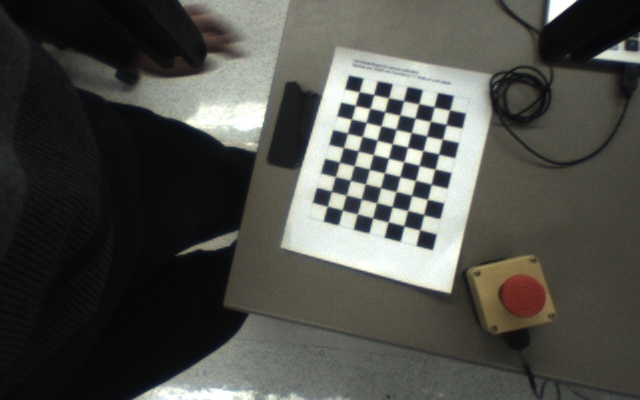
#> input picture test_cv/baxter_left_hand_camera_image.jpg, 640 x 400 px; its folder holds 3 pictures in this run
$ python detect_chessboard.py   (Python 2 division)   (older library calls are emulated)
#> lines starting #> are read from the running program, lines starting #| are printed output that depends on the picture
### test_cv/ourlib_cv.py


import numpy as np
import cv2
criteria = (cv2.TERM_CRITERIA_EPS + cv2.TERM_CRITERIA_MAX_ITER + cv2.CALIB_CB_FAST_CHECK, 30, 0.001) # termination criteria
import glob
import sympy as sp

import sys, os
PROJECT_PATH=os.path.join(os.path.dirname(__file__))+ "/../"

# [5 lines of commented-out code are left out]
from baxter_camera_config_lib import BaxterCamera_Head, BaxterCamera_LeftHand, BaxterCamera_RightHand
from ourlib_transformations import form_T, get_Rp_from_T
import ourlib_transformations as trans

def choose_baxter_camera(STR_CAMERA_TYPE):
    if STR_CAMERA_TYPE=="Head":
        camera=BaxterCamera_Head()
    elif STR_CAMERA_TYPE=="Left":
        camera=BaxterCamera_LeftHand()
    elif STR_CAMERA_TYPE=="Right":
        camera=BaxterCamera_RightHand()
    else:
        print("Wrong camera type")
        assert(0)
    return camera

class ChessboardLocator(object):
    # Detect chessboard in image, and then calculate it's coords in self.CAMERA's coords.
    # You should set:
    #       * folder where image/images are stored
    #       * which baxter self.CAMERA to use (because we need self.CAMERA info)
    #       * length of the squares in the chessboard
    # then, this script will save the resultant images, with all notations added.
    def __init__(self,
            STR_CAMERA_TYPE="Left",
            SQUARE_SIZE=0.015, # needs to measure by a ruler
        ):
        self.CAMERA=choose_baxter_camera(STR_CAMERA_TYPE)

        # Set length of the squares in the chessboard
        self.SQUARE_SIZE = SQUARE_SIZE

        # Chessboard squares number
        self.CHECKER_ROWS = 5
        self.CHECKER_COLS = 6
        # self.CHECKER_ROWS = 7
        # self.CHECKER_COLS = 9

    # Points coodinate in the chessboard frame
    # (whose technique term is "object points". Opposite to "image points")
    def create_object_points(self, square_size=None):
        square_size = self.square_size if square_size is None else square_size
        objpoint = np.zeros((self.CHECKER_COLS*self.CHECKER_ROWS, 3), np.float32)
        objpoint[:, :2] = np.mgrid[0:self.CHECKER_ROWS, 0:self.CHECKER_COLS].T.reshape(-1, 2)*square_size
        return objpoint

    def locate_chessboard(self, img,
            SHOW=False, SHOW_TIME_MS=5, SAVE=False, PRINT=True,
            OUTPUT_FOLDER = "/",
            OUTPUT_IMAGE_FILENAME="image_from_ChessboardLocator.jpg",
        ):
        # check input
        OUTPUT_IMAGE_FILENAME="res_"+OUTPUT_IMAGE_FILENAME.split("/")[-1]

        # image rgb to gray
        gray = cv2.cvtColor(img, cv2.COLOR_BGR2GRAY)

        # Find the chess board corners
        flag_find_chessboard, corners = cv2.findChessboardCorners(
            gray, (self.CHECKER_ROWS, self.CHECKER_COLS), None)

        # Coordinate values of corners in chessboard frame
        objpoint=self.create_object_points(square_size=self.SQUARE_SIZE)

        # If found, add object points, image points (after refining them)
        if flag_find_chessboard == True:
            if PRINT:
                print("chessboard found, file = {}.".format(OUTPUT_IMAGE_FILENAME))

            # corners pos in image
            refined_corners = cv2.cornerSubPix(
                gray, corners, (11, 11), (-1, -1), criteria)  # refine position

            # solve PnP: transformation of chessboard wrt self.CAMERA
            objpoint = objpoint
            imgpoint = refined_corners
            # print "\n\nobject",object
            # print "imgpoint",imgpoint
            camera_intrinsics = self.CAMERA.intrinsic_matrix
            distortion_coeffs = self.CAMERA.distortion

            # note: or use cv2.solvePnP (same input; one less output of "inliers")
            err_value, R_vec, p, inliers = cv2.solvePnPRansac(
                objpoint, imgpoint, camera_intrinsics, distortion_coeffs)
            R, _ = cv2.Rodrigues(R_vec)

            # [4 lines of commented-out code are left out]

            if True or PRINT:
                print("chessboard position in camera frame is:")
                print "  R_vec={:.2f},{:.2f},{:.2f}\n  p={:.2f},{:.2f},{:.2f}".format(
                    R_vec[0,0],R_vec[1,0],R_vec[2,0], p[0,0], p[1,0], p[2,0]
                )

            # Draw chessboard
            img = cv2.drawChessboardCorners(
                img, (self.CHECKER_ROWS, self.CHECKER_COLS), imgpoint, flag_find_chessboard
            )
            # Add text
            font = cv2.FONT_HERSHEY_SIMPLEX
            sss = ["chessboard pose wrt to camera","x=", "y=", "z="]
            for i in range(-1,3):
                if i!=-1:
                    s = "{:.2f}".format(p[i, 0])
                else:
                    s=""
                TEST_ROWS = 50+i*30
                TEST_COLS = 50
                img = cv2.putText(
                    img, sss[i+1]+s, (TEST_COLS, TEST_ROWS), font, 0.7, (0, 0, 255), 2, cv2.LINE_AA)

            # show
            if SHOW:
                cv2.imshow('img', img)
            if SAVE:
                # save file
                OUTPUT_INDEX=1
                OUTPUT_INDEX_STR = "{:04d}".format(OUTPUT_INDEX)
                cv2.imwrite(PROJECT_PATH+OUTPUT_FOLDER+OUTPUT_IMAGE_FILENAME +
                            "_" + OUTPUT_INDEX_STR + '.png', img)
            img_for_display = img
        else: # flag_find_chessboard == False
            if PRINT:
                print("chessboard not found, img = {}.".format(OUTPUT_IMAGE_FILENAME))
            if SHOW:
                cv2.imshow('img', img)
            R = None
            p = None
            img_for_display = img

        if SHOW:
            cv2.waitKey(int(SHOW_TIME_MS))
            cv2.destroyAllWindows()

        return flag_find_chessboard, R, p, img_for_display

class Object3DPoseLocator(object):
    # After we know
    #   1. where the table is wrt camera,
    #   2. object is on the table
    #   3. object's pixel in the image
    # We know the object's position wrt camera

    # [107 lines left out: functions __init__, locate_object, _test, not called in this run]

class myTrackbar(object):

    # [8 lines left out: function __init__, not called in this run]

    def nothing(self, x):
        return

    # [67 lines left out: functions create_bar, set_bar, get_trackbar_values_LB_UB, find_object, not called in this run]

def find_object2(img): # This is the more advanced method

    None

### test_cv/baxter_camera_config_lib.py
import numpy as np

# transformations
# [10 lines left out: functions form_T, get_Rp_from_T, not called in this run]


# Baxter's camera
# reference:
# http://docs.ros.org/melodic/api/sensor_msgs/html/msg/CameraInfo.html

class BaxterCamera_Head(object):
    # [23 lines left out: function __init__, not called in this run]

class BaxterCamera_LeftHand(object):
    def __init__(self):
        # height: 400
        # width: 640
        # distortion_model: "plumb_bob"
        # D: [0.02909140543965944, -0.08374659479659467, -0.0010871751762388689, 0.002550696113092468, 0.03253240050176302]
        # K: [403.1498765559809, 0.0, 651.3100088479307, 0.0, 403.9409358133219, 405.82095914289783, 0.0, 0.0, 1.0]
        # R: [1.0, 0.0, 0.0, 0.0, 1.0, 0.0, 0.0, 0.0, 1.0]
        # P: [403.1498765559809, 0.0, 331.3100088479307, 0.0, 0.0, 403.9409358133219, 205.82095914289783, 0.0, 0.0, 0.0, 1.0, 0.0]

        self.height=400
        self.width=640

        BAXTER_ON_THE_RIGHT=False
        if BAXTER_ON_THE_RIGHT:
            # ----------------------- The baxter on the right -----------------
            self.distortion=[0.02909140543965944,-0.08374659479659467, -0.0010871751762388689, 0.002550696113092468, 0.03253240050176302]
            self.distortion=np.array(self.distortion)

            self.intrinsic_matrix_array_form=[403.1498765559809, 0.0, 651.3100088479307/2,
                    0.0, 403.9409358133219, 405.82095914289783/2,
                    0.0, 0.0, 1.0]
            self.intrinsic_matrix=np.reshape(self.intrinsic_matrix_array_form, (3,3))
        else:
            # ----------------------- The baxter on the left -----------------
            self.distortion=[0.0184964633113, -0.0560618936713, 0.000269508536766, 0.000436460185745, 0.0147597067544]
            self.distortion=np.array(self.distortion)

            self.intrinsic_matrix_array_form= [405.329601488, 0.0, 656.494624497, 0.0, 405.329601488, 425.656789027, 0.0, 0.0, 1.0]
            self.intrinsic_matrix=np.reshape(self.intrinsic_matrix_array_form, (3,3))


"""
not implemented
"""
class BaxterCamera_RightHand(object):
    def __init__(self):
        pass
        # height: 400
        # width: 640
        # distortion_model: "plumb_bob"
        # D: [0.02909140543965944, -0.08374659479659467, -0.001087175176238868

### test_cv/detect_chessboard.py
#!/usr/bin/env python2
# -*- coding: utf-8 -*-

import numpy as np
import cv2
criteria = (cv2.TERM_CRITERIA_EPS + cv2.TERM_CRITERIA_MAX_ITER, 30, 0.001) # termination criteria
import glob

import sys, os
PROJECT_PATH=os.path.join(os.path.dirname(__file__))+ "/../"

# INCLUDE_PATHS=["config",]
# for i in range(len(INCLUDE_PATHS)):
#     sys.path.append(PROJECT_PATH+INCLUDE_PATHS[0])

# ------------------------------------------------------------------------------------

from ourlib_cv import ChessboardLocator, Object3DPoseLocator
OUTPUT_FOLDER="images_results/"
TEST_MULTIPLE_IMAGES=False

def get_all_image_filenames(idx_folder):
    str_folders = [
        "images_baxter_head",
        "images_baxter_left_hand",
        "test_cv",
    ]
    str_folder = str_folders[idx_folder]
    return glob.glob("./"+str_folder+"/*.jpg")

def get_single_filename(image_foldername, image_filename):
    return [PROJECT_PATH+image_foldername+"/"+image_filename,]

def set_images_to_read():
    if TEST_MULTIPLE_IMAGES==True: # input all images under a folder
        images=get_all_image_filenames(idx_folder=1)
    else:
        image_filename='baxter_left_hand_camera_image.jpg'
        image_foldername = "test_cv"
        images=get_single_filename(image_foldername, image_filename)
    return images

def main():

    # set image/images to read
    images=set_images_to_read()

    # Init chessboard locator
    cl=ChessboardLocator(STR_CAMERA_TYPE="Left",SQUARE_SIZE=0.015)

    # Iterate through all images
    for cnt_img, IMAGE_FILENAME in enumerate(images):

        # print
        print "\n{}/{}".format(cnt_img,len(images))

        # read image
        img = cv2.imread(IMAGE_FILENAME)
#> img is the input picture: shape (400, 640, 3); mean B, G, R 72.7, 77.9, 77.3

        # detect chessboard
        flag, R, p, img_annotated = cl.locate_chessboard(
            img,
            OUTPUT_FOLDER = OUTPUT_FOLDER,
            OUTPUT_IMAGE_FILENAME=IMAGE_FILENAME
        )
#> in locate_chessboard, `gray = cv2.cvtColor(img, cv2.COLOR_BGR2GRAY)`:
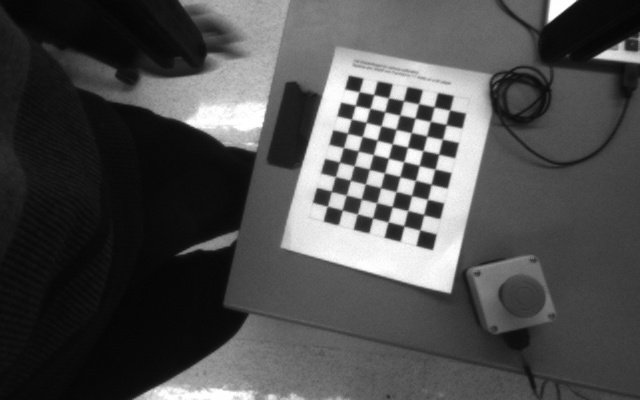
#> gray: shape (400, 640); min 4, max 255, mean 77.2
#> in locate_chessboard, `flag_find_chessboard, corners = cv2.findChessboardCorners( gray, (self..`: flag_find_chessboard = False; corners = None
#> flag = False

if __name__=="__main__":
    main()
